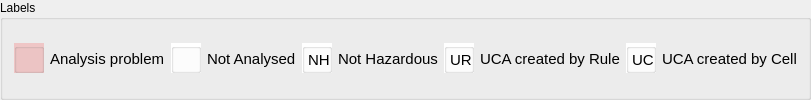
                 <widget class="QGroupBox" name="groupBox_9">
                  <property name="styleSheet">
                   <string notr="true"/>
                  </property>
                  <property name="title">
                   <string>Labels</string>
                  </property>
                  <layout class="QGridLayout" name="gridLayout_20">
                   <item row="0" column="0">
                    <layout class="QHBoxLayout" name="horizontalLayout_13">
                     <item>
                      <widget class="QGroupBox" name="groupBox_7">
                       <property name="minimumSize">
                        <size>
                         <width>30</width>
                         <height>30</height>
                        </size>
                       </property>
                       <property name="maximumSize">
                        <size>
                         <width>30</width>
                         <height>30</height>
                        </size>
                       </property>
                       <property name="autoFillBackground">
                        <bool>false</bool>
                       </property>
                       <property name="styleSheet">
                        <string notr="true">QGroupBox {
	background-color: rgb(239, 198, 198);
}</string>
                       </property>
                       <property name="title">
                        <string/>
                       </property>
                       <layout class="QGridLayout" name="gridLayout_12"/>
                      </widget>
                     </item>
                     <item>
                      <widget class="QLabel" name="label_38">
                       <property name="font">
                        <font>
                         <pointsize>11</pointsize>
                        </font>
                       </property>
                       <property name="text">
                        <string>Analysis problem</string>
                       </property>
                      </widget>
                     </item>
                     <item>
                      <widget class="QGroupBox" name="groupBox_13">
                       <property name="minimumSize">
                        <size>
                         <width>30</width>
                         <height>30</height>
                        </size>
                       </property>
                       <property name="maximumSize">
                        <size>
                         <width>30</width>
                         <height>30</height>
                        </size>
                       </property>
                       <property name="autoFillBackground">
                        <bool>false</bool>
                       </property>
                       <property name="styleSheet">
                        <string notr="true">QGroupBox {
	background-color: white;
}</string>
                       </property>
                       <property name="title">
                        <string/>
                       </property>
                       <layout class="QGridLayout" name="gridLayout_23">
                        <property name="leftMargin">
                         <number>3</number>
                        </property>
                        <property name="topMargin">
                         <number>0</number>
                        </property>
                        <property name="rightMargin">
                         <number>0</number>
                        </property>
                        <property name="bottomMargin">
                         <number>0</number>
                        </property>
                       </layout>
                      </widget>
                     </item>
                     <item>
                      <widget class="QLabel" name="label_50">
                       <property name="font">
                        <font>
                         <pointsize>11</pointsize>
                        </font>
                       </property>
                       <property name="text">
                        <string>Not Analysed</string>
                       </property>
                      </widget>
                     </item>
                     <item>
                      <widget class="QGroupBox" name="groupBox_15">
                       <property name="minimumSize">
                        <size>
                         <width>30</width>
                         <height>30</height>
                        </size>
                       </property>
                       <property name="maximumSize">
                        <size>
                         <width>30</width>
                         <height>30</height>
                        </size>
                       </property>
                       <property name="autoFillBackground">
                        <bool>false</bool>
                       </property>
                       <property name="styleSheet">
                        <string notr="true">QGroupBox {
	background-color: white;
}</string>
                       </property>
                       <property name="title">
                        <string/>
                       </property>
                       <layout class="QGridLayout" name="gridLayout_25">
                        <property name="leftMargin">
                         <number>3</number>
                        </property>
                        <property name="topMargin">
                         <number>0</number>
                        </property>
                        <property name="rightMargin">
                         <number>0</number>
                        </property>
                        <property name="bottomMargin">
                         <number>0</number>
                        </property>
                        <item row="0" column="0">
                         <widget class="QLabel" name="label_53">
                          <property name="font">
                           <font>
                            <pointsize>11</pointsize>
                           </font>
                          </property>
                          <property name="text">
                           <string>NH</string>
                          </property>
                         </widget>
                        </item>
                       </layout>
                      </widget>
                     </item>
                     <item>
                      <widget class="QLabel" name="label_40">
                       <property name="font">
                        <font>
                         <pointsize>11</pointsize>
                        </font>
                       </property>
                       <property name="text">
                        <string>Not Hazardous</string>
                       </property>
                      </widget>
                     </item>
                     <item>
                      <widget class="QGroupBox" name="groupBox_14">
                       <property name="minimumSize">
                        <size>
                         <width>30</width>
                         <height>30</height>
                        </size>
                       </property>
                       <property name="maximumSize">
                        <size>
                         <width>30</width>
                         <height>30</height>
                        </size>
                       </property>
                       <property name="autoFillBackground">
                        <bool>false</bool>
                       </property>
                       <property name="styleSheet">
                        <string notr="true">QGroupBox {
	background-color: white;
}</string>
                       </property>
                       <property name="title">
                        <string/>
                       </property>
                       <layout class="QGridLayout" name="gridLayout_24">
                        <property name="leftMargin">
                         <number>3</number>
                        </property>
                        <property name="topMargin">
                         <number>0</number>
                        </property>
                        <property name="rightMargin">
                         <number>0</number>
                        </property>
                        <property name="bottomMargin">
                         <number>0</number>
                        </property>
                        <item row="0" column="0">
                         <widget class="QLabel" name="label_52">
                          <property name="font">
                           <font>
                            <pointsize>11</pointsize>
                           </font>
                          </property>
                          <property name="text">
                           <string>UR</string>
                          </property>
                         </widget>
                        </item>
                       </layout>
                      </widget>
                     </item>
                     <item>
                      <widget class="QLabel" name="label_48">
                       <property name="font">
                        <font>
                         <pointsize>11</pointsize>
                        </font>
                       </property>
                       <property name="text">
                        <string>UCA created by Rule</string>
                       </property>
                      </widget>
                     </item>
                     <item>
                      <widget class="QGroupBox" name="groupBox_12">
                       <property name="minimumSize">
                        <size>
                         <width>30</width>
                         <height>30</height>
                        </size>
                       </property>
                       <property name="maximumSize">
                        <size>
                         <width>30</width>
                         <height>30</height>
                        </size>
                       </property>
                       <property name="autoFillBackground">
                        <bool>false</bool>
                       </property>
                       <property name="styleSheet">
                        <string notr="true">QGroupBox {
	background-color: white;
}</string>
                       </property>
                       <property name="title">
                        <string/>
                       </property>
                       <layout class="QGridLayout" name="gridLayout_22">
                        <property name="leftMargin">
                         <number>3</number>
                        </property>
                        <property name="topMargin">
                         <number>0</number>
                        </property>
                        <property name="rightMargin">
                         <number>0</number>
                        </property>
                        <property name="bottomMargin">
                         <number>0</number>
                        </property>
                        <item row="0" column="0">
                         <widget class="QLabel" name="label_49">
                          <property name="font">
                           <font>
                            <pointsize>11</pointsize>
                           </font>
                          </property>
                          <property name="text">
                           <string>UC</string>
                          </property>
                         </widget>
                        </item>
                       </layout>
                      </widget>
                     </item>
                     <item>
                      <widget class="QLabel" name="label_51">
                       <property name="font">
                        <font>
                         <pointsize>11</pointsize>
                        </font>
                       </property>
                       <property name="text">
                        <string>UCA created by Cell</string>
                       </property>
                      </widget>
                     </item>
                    </layout>
                   </item>
                  </layout>
                 </widget>
